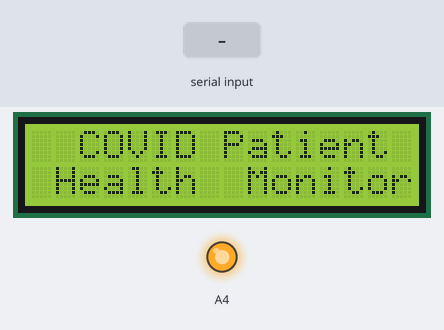
Bench run of a sketch on a simulated Arduino Uno, built with avr-gcc and run on an emulated ATmega328P. Shown: 16×2 character LCD, output pins drawn as LEDs (lit = HIGH). The test bench sets the inputs (shaded band). What the sketch prints to the serial monitor is not drawn.

Above: at 0.1 s.
At 3.2 s:
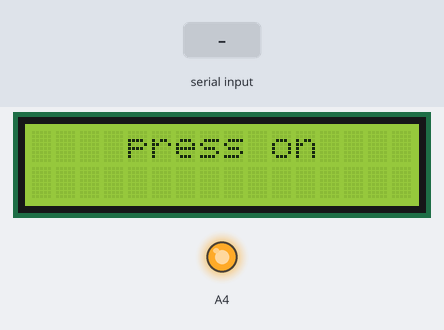
3.3 s: "90,45,200\n" received over the second serial link
At 5.7 s:
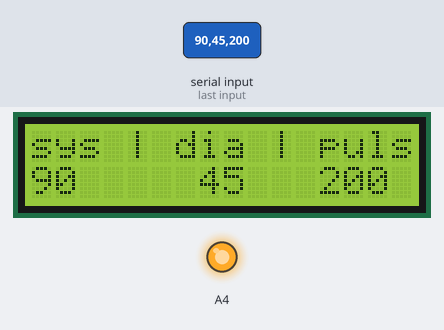
Timing chart, 0 to 7.2 s (numbered marks = the images above; inputs shaded):
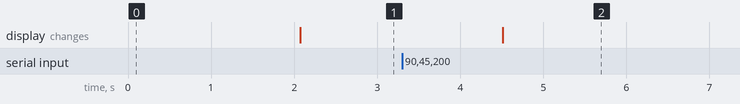

Measured:
- after the input at 3.3 s, the display: changes after 1.2 s (image 2)

The sketch:

bloodpressure_sensro.ino
```cpp
#include <SoftwareSerial.h>
#include <LiquidCrystal.h>

SoftwareSerial myserial(13, 12);  // RX,TX
LiquidCrystal lcd(6, 7, 8, 11, 10, 9);
String data_pressure;
char  buff[15];

int sensorValue = 0;
int tempVal = 0;

int sys_l = 50, sys_u = 90, dia_l = 40, dia_u = 80, temp_l = 25, temp_u = 33, pulse_l = 40, pulse_u = 50;
int sys, dia, p,  stay = 1;

void setup()
{
  Serial.begin(9600);
  myserial.begin(9600);
  pinMode(A4, OUTPUT);
  digitalWrite(A4,HIGH);
  lcd.begin(16, 2);
  lcd.clear();
  lcd.print(F("  COVID Patient "));
  lcd.setCursor(0, 1);
  lcd.print(F(" Health  Monitor "));
  delay(2000);
  lcd.clear();
}

void loop()
{
   Serial.println("press on");
   lcd.clear();
   lcd.print(F("    press on    "));
   delay(200);
   myserial.listen();

   if (myserial.available())
   {
     while (myserial.available())
     {
       data_pressure = myserial.readString();
     }
     data_pressure.trim();
     data_pressure.toCharArray(buff, data_pressure.length() + 1);
     if (sscanf(buff, "%d,%d,%d", &sys, &dia, &p) == 3)
     {
         Serial.print("sys :");
         Serial.println(sys);
         Serial.print("dia :");
         Serial.println(dia);
         Serial.print("p :");
         Serial.println(p);
         lcd.clear();
         lcd.print(F("sys | dia | puls"));
         lcd.setCursor(0, 1);
         lcd.print(sys);
         lcd.setCursor(7, 1);
         lcd.print(dia);
         lcd.setCursor(12, 1);
         lcd.print(p);
         delay(5000);
     }
     myserial.end();
   }

}
```
